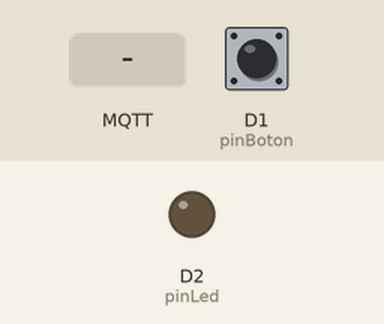
Recording of a sketch running on a simulated ESP8266 (NodeMCU). Shown: output pins drawn as LEDs (lit = HIGH). The inputs (shaded band) are chosen by the test bench; at power-on: D1 (pinBoton) LOW. WiFi joins after 1.5 s; servers stay silent unless stated; no MQTT or app messages arrive unless stated; what the sketch prints to the serial monitor is not drawn.

Above: at 2.7 s.
2.8 s: MQTT message "5" arrives on the first subscribed topic
At 3.4 s:
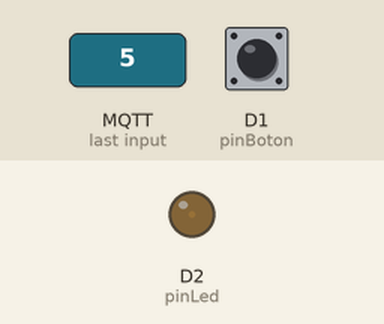
4.3 s: MQTT message "90" arrives on the first subscribed topic
At 5.5 s:
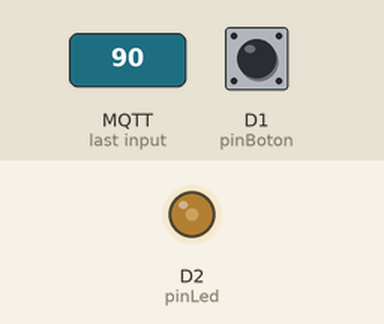
5.8 s: MQTT message "200" arrives on the first subscribed topic
At 6.8 s:
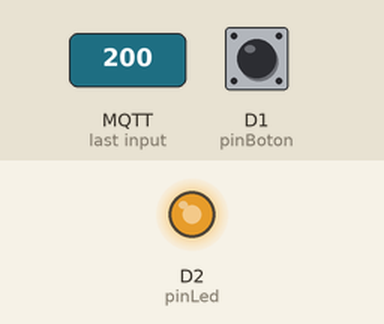
Timing chart, 0 to 8.8 s (numbered marks = the images above; inputs shaded):
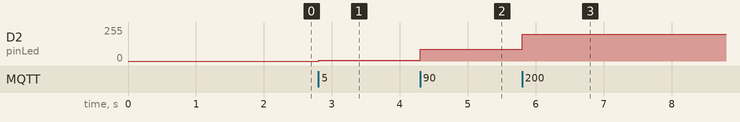

Measured:
- after the input at 2.8 s, D2 (pinLed): 0/255 → 5/255 at once
- after the input at 4.3 s, D2 (pinLed): 5/255 → 90/255 at once
- after the input at 5.8 s, D2 (pinLed): 90/255 → 200/255 at once

The sketch:

IFTTT_NODEMCU.ino
```cpp
#include <ESP8266WiFi.h>
#include <MQTT.h>

#define BUFFER_SIZE 512
#define MEASURE_INTERVAL 2

// Definimos parámetros WIFI
#define WIFI_SSID "agu"
#define WIFI_PASWORD "11223344"

// Definimos los parámetros para el IFTTT
const String IFTTT_SERVER = "maker.ifttt.com";
const String IFTTT_EVENT = "boton_presionado";
const String IFTTT_KEY = "iaMZSXGwPWRg-45YFULbXF_fqpIZkCMhFx3liC8Kk5H";
const int IFTTT_PORT = 443;
const char IFTTT_FINGERPRINT[] PROGMEM = "AA 75 CB 41 2E D5 F9 97 FF 5D A0 8B 7D AC 12 21 08 4B 00 8C";

// Definimos los parametros para MQTT
const char *MQTT_SERVER = "m16.cloudmqtt.com";
const int MQTT_PORT = 14872;
const char *MQTT_USER = "heclmxnh";
const char *MQTT_PASSWORD = "wLHyrGNq2cgJ";
const int MQTT_RECONNECT_TIME = 5;
const int MQTT_QOS = 1;
const bool MQTT_RETAIN = false;
const char *INTENSITY_TOPIC = "intensity";

WiFiClientSecure clientIFTTT;
WiFiClient clientMQTT;

MQTTClient mqttClient(BUFFER_SIZE);


// Definimos los pines que usaremos
const int pinBoton = 5;
const int pinLed = 4;

// Variables globales
float currentMillis,lastMillis;
int presionado;
bool cambios = true;


// Metodos MQTT

void onIntensityMessage(char payload[]){
  int c = atoi(payload);
  Serial.println("Cambiando intensidad led");
  cambiar_intensidad_led(c);
}

void onMessage(MQTTClient *client, char topic[], char payload[], int payload_length)
{
  String topicString = String(topic);

  if (topicString == INTENSITY_TOPIC)
    onIntensityMessage(payload);
}

void setupMqtt()
{
  mqttClient.begin(MQTT_SERVER, MQTT_PORT, clientMQTT);
  mqttClient.onMessageAdvanced(onMessage);
  mqttClient.setOptions(10, true, 1000);

  if (!mqttClient.connect("1", MQTT_USER, MQTT_PASSWORD, false))
  {
    Serial.println("Fallo MQTT");
    return;
  }
  Serial.println("Conectado a MQTT");

  mqttClient.subscribe(INTENSITY_TOPIC, MQTT_QOS);

}

//Codigo principal

void setup() {
  pinMode(pinBoton, INPUT);
  pinMode(pinLed, OUTPUT);

  Serial.begin(115200);
  delay(10);

  Serial.println(WIFI_SSID);
  WiFi.mode(WIFI_STA);

  WiFi.begin(WIFI_SSID, WIFI_PASWORD);

  Serial.println();
  Serial.println();
  Serial.print("Esperando a conectar a la WiFi... ");

  while (WiFi.status() != WL_CONNECTED) {
    delay(500);
    Serial.print(".");
  }

  Serial.println("");
  Serial.println("WiFi conectada");
  Serial.println("Direccion IP: ");
  Serial.println(WiFi.localIP());

  clientIFTTT.setFingerprint(IFTTT_FINGERPRINT);
  setupMqtt();
}


void loop() {

  yield();
  delay(10);

  currentMillis = millis();

  if ((currentMillis - lastMillis) >= MEASURE_INTERVAL * 1000) {

    presionado = digitalRead(pinBoton);

    if (presionado)
    {
      Serial.println("Enviando trigger");
      enviar_trigger();
    }
    lastMillis = currentMillis;
  }

  mqttClient.loop();


}

void cambiar_intensidad_led(int intensidad){
      analogWrite(pinLed,intensidad);
}

void enviar_trigger()
{

  if (!clientIFTTT.connect(IFTTT_SERVER, IFTTT_PORT)) {
    Serial.println("Cliente no conectado IFTTT");
    return;
  }
  Serial.println("Conectado IFTTT");

  clientIFTTT.println("POST /trigger/" + IFTTT_EVENT + "/with/key/"+ IFTTT_KEY + " HTTP/1.1");
  clientIFTTT.println("Host: "+ IFTTT_SERVER);
  clientIFTTT.println("Connection: close");
  clientIFTTT.println();
  delay(50);

  Serial.println("Peticion IFTTT enviada");

  // Esperamos hasta que se hayan enviado todos los datos
  clientIFTTT.flush();
  // Desconectamos del cliente
  clientIFTTT.stop();


  Serial.println("Trigger enviado");
}
```
